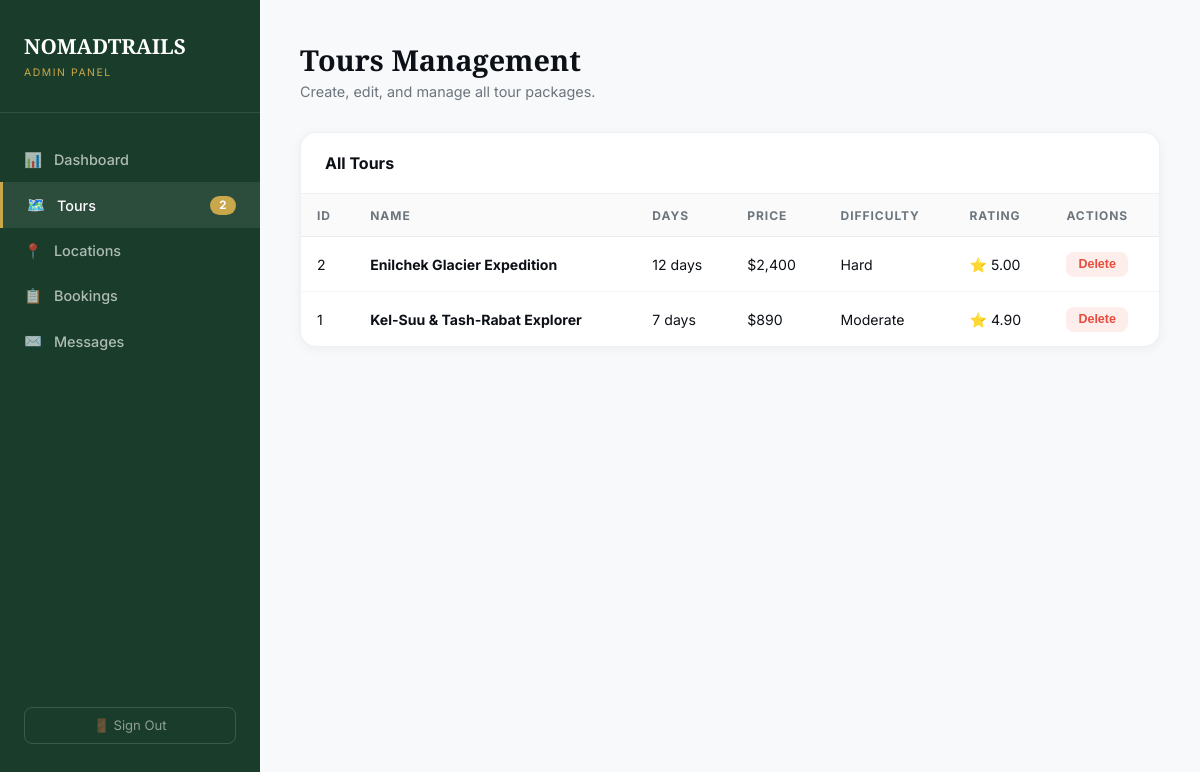
The app's page /admin/index.php?tab=tours (signed in) with its own data.
### tables this page shows
CREATE TABLE tours (
  id INT UNSIGNED AUTO_INCREMENT PRIMARY KEY,
  slug VARCHAR(120) NOT NULL UNIQUE,
  duration_days TINYINT UNSIGNED NOT NULL,
  price_usd DECIMAL(10,2) NOT NULL,
  difficulty ENUM('Easy','Moderate','Hard') DEFAULT 'Moderate',
  group_min TINYINT DEFAULT 2,
  group_max TINYINT DEFAULT 10,
  rating DECIMAL(3,2) DEFAULT 5.00,
  reviews_count INT DEFAULT 0,
  image_url VARCHAR(500),
  name_en VARCHAR(250) NOT NULL,
  name_ru VARCHAR(250),
  name_ky VARCHAR(250),
  desc_en TEXT,
  desc_ru TEXT,
  desc_ky TEXT,
  includes_en JSON,
  includes_ru JSON,
  includes_ky JSON,
  active TINYINT(1) DEFAULT 1,
  created_at TIMESTAMP DEFAULT CURRENT_TIMESTAMP
);

### admin/index.php (the view, shortened to what this page needs)
<?php
$db        = Database::getInstance()->getConnection();
$loggedIn  = !empty($_SESSION['admin_id']);
$loginError = '';
$stats = [];
if ($loggedIn) {
    $stats['tours']     = $db->query("SELECT COUNT(*) FROM tours WHERE active=1")->fetchColumn();
    $stats['locations'] = $db->query("SELECT COUNT(*) FROM locations")->fetchColumn();
    $stats['bookings']  = $db->query("SELECT COUNT(*) FROM bookings WHERE status='new'")->fetchColumn();
    $stats['messages']  = $db->query("SELECT COUNT(*) FROM contact_messages WHERE is_read=0")->fetchColumn();
    $tours     = $db->query("SELECT * FROM tours WHERE active=1 ORDER BY id DESC")->fetchAll();
}
$tab = $_GET['tab'] ?? 'dashboard';
?>
<!DOCTYPE html>
<html lang="ru">
<head>
</head>
<body>
<?php if (!$loggedIn): ?>
<div class="login-wrap">
  <div class="login-card">
    <h2>🏔️ Admin Panel</h2>
    <p>NOMADTRAILS — Content Management</p>
    <?php if ($loginError): ?>
      <div class="error-msg"><?= $loginError ?></div>
    <?php endif; ?>
    <form method="POST">
      <div class="form-group">
        <label>Username</label>
        <input type="text" name="username" required autocomplete="username">
      </div>
      <div class="form-group">
        <label>Password</label>
        <input type="password" name="password" required autocomplete="current-password">
      </div>
      <button type="submit" name="login" class="btn btn-primary" style="width:100%;justify-content:center;padding:0.9rem;">
        Sign In
      </button>
    </form>
  </div>
</div>
<?php else: ?>
<aside class="sidebar">
  <div class="sidebar-logo">
    <h1>NOMADTRAILS</h1>
    <span>Admin Panel</span>
  </div>
  <nav class="sidebar-nav">
    <?php
    $navItems = [
      ['tab'=>'dashboard','icon'=>'📊','label'=>'Dashboard'],
      ['tab'=>'tours','icon'=>'🗺️','label'=>'Tours','badge'=>$stats['tours']],
      ['tab'=>'locations','icon'=>'📍','label'=>'Locations'],
      ['tab'=>'bookings','icon'=>'📋','label'=>'Bookings','badge'=>$stats['bookings']],
      ['tab'=>'messages','icon'=>'✉️','label'=>'Messages','badge'=>$stats['messages']],
    ];
    foreach ($navItems as $item):
    ?>
    <a href="?tab=<?= $item['tab'] ?>" class="nav-item <?= $tab===$item['tab'] ? 'active' : '' ?>">
      <span><?= $item['icon'] ?></span>
      <span><?= $item['label'] ?></span>
      <?php if (!empty($item['badge']) && $item['badge'] > 0): ?>
        <span class="badge"><?= $item['badge'] ?></span>
      <?php endif; ?>
    </a>
    <?php endforeach; ?>
  </nav>
  <div class="sidebar-logout">
    <a href="?logout=1">🚪 Sign Out</a>
  </div>
</aside>
<main class="main">
<?php if ($tab === 'dashboard'): ?>
  <div class="page-header">
    <h2>Dashboard</h2>
    <p>Welcome back! Here's your overview.</p>
  </div>
  <div class="stats-grid">
    <div class="stat-card"><div class="value"><?= $stats['tours'] ?></div><div class="label">Active Tours</div></div>
    <div class="stat-card"><div class="value"><?= $stats['locations'] ?></div><div class="label">Destinations</div></div>
    <div class="stat-card"><div class="value"><?= $stats['bookings'] ?></div><div class="label">New Bookings</div></div>
    <div class="stat-card"><div class="value"><?= $stats['messages'] ?></div><div class="label">Unread Messages</div></div>
  </div>
<?php elseif ($tab === 'tours'): ?>
  <div class="page-header">
    <h2>Tours Management</h2>
    <p>Create, edit, and manage all tour packages.</p>
  </div>
  <div class="table-wrap">
    <div class="table-head"><h3>All Tours</h3></div>
    <table>
      <thead><tr><th>ID</th><th>Name</th><th>Days</th><th>Price</th><th>Difficulty</th><th>Rating</th><th>Actions</th></tr></thead>
      <tbody>
      <?php foreach ($tours as $t): ?>
        <tr>
          <td><?= $t['id'] ?></td>
          <td><strong><?= htmlspecialchars($t['name_en']) ?></strong></td>
          <td><?= $t['duration_days'] ?> days</td>
          <td>$<?= number_format($t['price_usd'],0) ?></td>
          <td><?= $t['difficulty'] ?></td>
          <td>⭐ <?= $t['rating'] ?></td>
          <td>
            <form method="POST" style="display:inline" onsubmit="return confirm('Delete this tour?')">
              <button type="submit" class="btn btn-danger btn-sm">Delete</button>
            </form>
          </td>
        </tr>
      <?php endforeach; ?>
      </tbody>
    </table>
  </div>
<?php endif; ?>
</main>
<?php endif; ?>
</body>
</html>

### admin/index.php (style rules this page uses)
:root { --forest:#1a3d2b;--forest-mid:#2d6a4f;--green:#40916c;--gold:#c9a84c;--snow:#f8f9fa;--ink:#0d1117;--grey:#6c757d;--red:#e74c3c; }
* { box-sizing:border-box;margin:0;padding:0; }
body { font-family:'Inter',sans-serif;background:var(--snow);color:var(--ink);min-height:100vh;display:flex; }
.sidebar { width:260px;background:var(--forest);color:#fff;min-height:100vh;position:fixed;left:0;top:0;padding:2rem 0;display:flex;flex-direction:column;z-index:100; }
.sidebar-logo { padding:0 1.5rem 2rem;border-bottom:1px solid rgba(255,255,255,0.1); }
.sidebar-logo h1 { font-family:'Playfair Display',serif;font-size:1.3rem;color:#fff; }
.sidebar-logo span { font-size:0.65rem;color:var(--gold);letter-spacing:0.15em;text-transform:uppercase; }
.sidebar-nav { padding:1.5rem 0;flex:1; }
.nav-item { display:flex;align-items:center;gap:0.75rem;padding:0.85rem 1.5rem;color:rgba(255,255,255,0.65);text-decoration:none;font-size:0.9rem;font-weight:500;transition:all 0.2s;cursor:pointer;border:none;background:none;width:100%;text-align:left; }
.nav-item:hover,.nav-item.active { background:rgba(255,255,255,0.08);color:#fff;border-left:3px solid var(--gold); }
.nav-item .badge { margin-left:auto;background:var(--gold);color:#fff;border-radius:999px;padding:0.15rem 0.6rem;font-size:0.72rem;font-weight:700; }
.sidebar-logout { padding:1.5rem; }
.sidebar-logout a { display:block;text-align:center;color:rgba(255,255,255,0.5);font-size:0.82rem;text-decoration:none;padding:0.6rem;border:1px solid rgba(255,255,255,0.15);border-radius:8px;transition:all 0.2s; }
.main { margin-left:260px;flex:1;padding:2.5rem;min-height:100vh; }
.page-header { margin-bottom:2rem; }
.page-header h2 { font-family:'Playfair Display',serif;font-size:1.8rem;font-weight:700; }
.page-header p { color:var(--grey);font-size:0.9rem;margin-top:0.25rem; }
.table-wrap { background:#fff;border-radius:16px;border:1px solid rgba(0,0,0,0.06);overflow:hidden;box-shadow:0 2px 12px rgba(0,0,0,0.05);margin-bottom:2rem; }
.table-head { padding:1.25rem 1.5rem;border-bottom:1px solid rgba(0,0,0,0.06);display:flex;justify-content:space-between;align-items:center; }
.table-head h3 { font-weight:700;font-size:1rem; }
table { width:100%;border-collapse:collapse; }
th { padding:0.85rem 1rem;text-align:left;font-size:0.75rem;font-weight:700;text-transform:uppercase;letter-spacing:0.08em;color:var(--grey);background:rgba(0,0,0,0.02);border-bottom:1px solid rgba(0,0,0,0.06); }
td { padding:0.9rem 1rem;font-size:0.88rem;border-bottom:1px solid rgba(0,0,0,0.04);vertical-align:middle; }
tr:last-child td { border-bottom:none; }
.btn { display:inline-flex;align-items:center;gap:0.4rem;padding:0.5rem 1.1rem;border-radius:8px;font-size:0.82rem;font-weight:600;cursor:pointer;border:none;transition:all 0.2s;text-decoration:none; }
.btn-danger { background:rgba(231,76,60,0.1);color:var(--red); }
.btn-sm { padding:0.35rem 0.75rem;font-size:0.78rem; }

### records on screen
tours: id "2", name_en "Enilchek Glacier Expedition", duration_days "12", price_usd "2,400", difficulty "Hard", rating "5.00"
tours: id "1", name_en "Kel-Suu & Tash-Rabat Explorer", duration_days "7", price_usd "890", difficulty "Moderate", rating "4.90"

### other values on screen
$item['icon'] "📊"
$item['label'] "Dashboard"
$item['icon'] "🗺️"
$item['label'] "Tours"
$item['badge'] "2"
$item['icon'] "📍"
$item['label'] "Locations"
$item['icon'] "📋"
$item['label'] "Bookings"
$item['icon'] "✉️"
$item['label'] "Messages"
